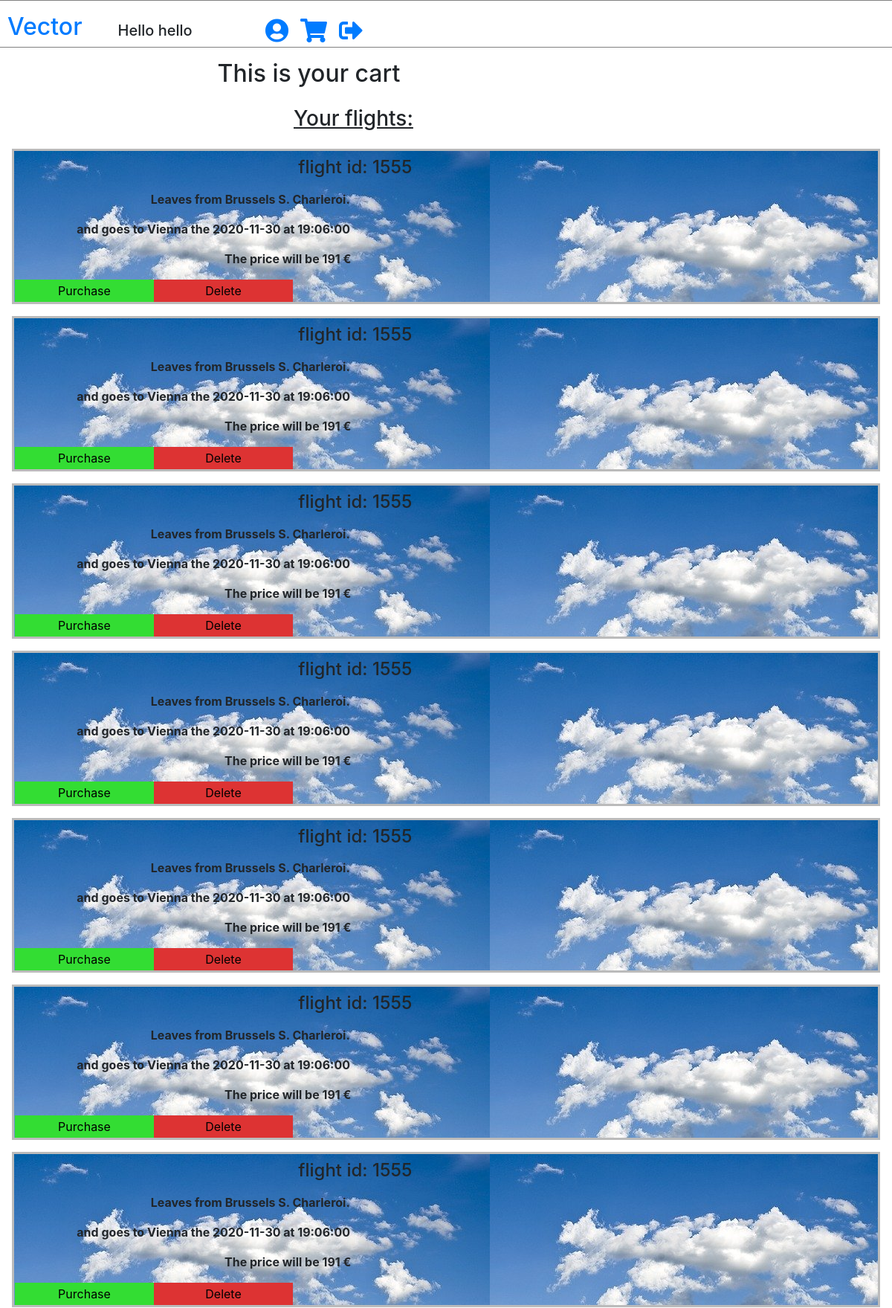
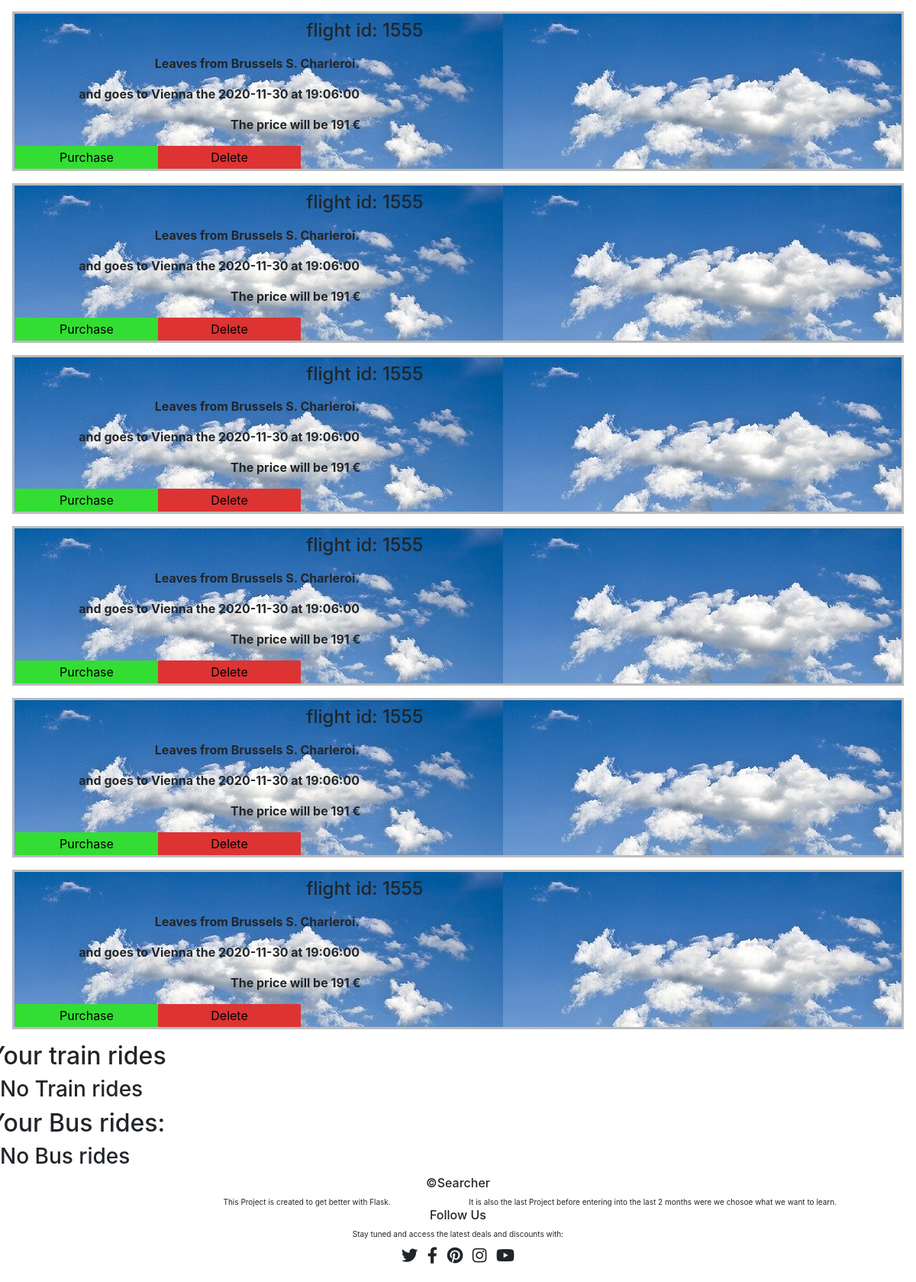
/cart (signed in), run on an earlier commit of the app's database (2 pictures, top to bottom).
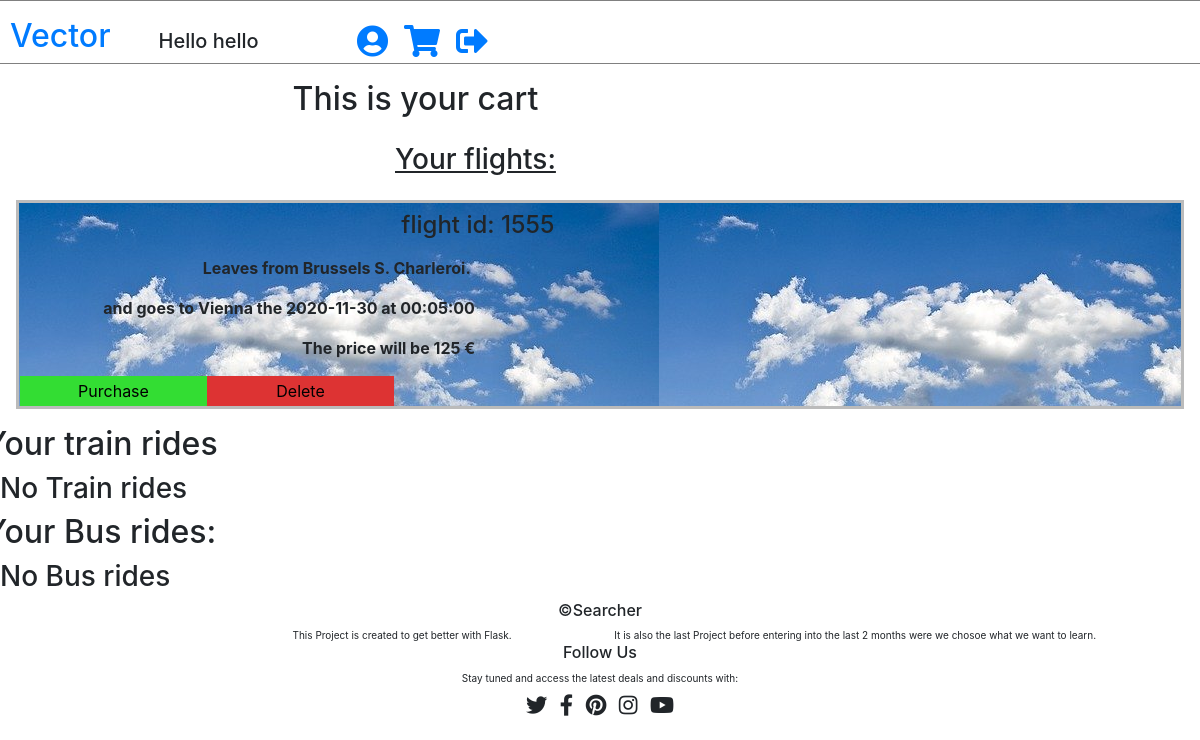
And on a later commit of the database.
### app.py (models this page shows, shortened)
class flights(db.Model):
    _id = db.Column('id', db.Integer, primary_key = True)
    user_id = db.Column('user_id', db.Integer)
    carrier_id = db.Column('carrier_id', db.Integer)
    price = db.Column('price', db.Integer)
    symbol = db.Column('symbol', db.String(1))
    departure_airport = db.Column('departure_airport', db.String(100))
    destination_airport = db.Column('destination_airport', db.String(100))
    date = db.Column('date', db.String(50))
    time = db.Column('time', db.String(50))

### app.py (the view)
@app.route('/cart')
def cart():
    if 'id' in session:
        return render_template('cart.html', flights = flights.query.filter_by(user_id = session['id']).all(), navbarname = f"Hello {session['firstname']}")
    else:
        flash('You need to sign in first', 'error')
        return redirect(url_for('signin'))

### templates/cart.html (shortened to what this page needs)
{% extends 'base.html' %}
{% block content %}
<div class="row my-3">
    <div class="col-xs-8 offset-3 mr-n3">
        <h2>This is your cart</h2>
    </div>
</div>
<div class="row">
    <div class="col-xs-6 offset-4 mb-2">
        <h3 style="text-decoration: underline;">Your flights:</h3>
    </div>
</div>
{% if flights %}
    {% for flight in flights %}
        <div class="ticket_container mt-2 mb-3 mx-3">
            <div class="row my-2">
                <div class="col-xs-6 offset-4">
                    <h4>flight id: {{ flight.carrier_id }}</h4>
                </div>
            </div>
            <div class="row">
                <div class="col-xs-8 offset-2">
                    <p class="ticket_text">Leaves from {{ flight.departure_airport }}.</p>
                </div>
            </div>
            <div class="row">
                <div class="col-xs-10 offset-1">
                    <p class="ticket_text">and goes to {{ flight.destination_airport }} the {{ flight.date }} at {{ flight.time }}</p>
                </div>
            </div>
            <div class="row">
                <div class="col-xs-6 offset-3">
                    <p class="ticket_text">The price will be {{ flight.price }} {{ flight.symbol }} </p>
                </div>
            </div>
            <div class="row">
                <div class="col-xs-5 ml-3 purchase">
                    <a href="/troll">
                        <button class="purchase">Purchase</button>
                    </a>
                </div>
                <div class="col-xs-5 delete">
                    <a href="http://127.0.0.1:5000/delete_ticket?carrier_id={{ flight.carrier_id }}">
                        <button class="delete">Delete</button>
                    </a>
                </div>
            </div>
        </div>
    {% endfor %}
{% else %}
    <h4>No flights</h4>
{% endif %}
<div class="row">
    <h2>Your train rides</h2>
</div>
{% if trains %}
    {% for train in trains %}
    <div class="row">
        <h3>Trains</h3>
    </div>
    {% endfor %}
{% else %}
    <h3>No Train rides</h3>
{% endif %}
<div class="row">
    <h2>Your Bus rides:</h2>
</div>
{% if buses %}
    {% for bus in buses %}
    <div class="row">
        <h3>Bus</h3>
    </div>
    {% endfor %}
{% else %}
    <h3>No Bus rides</h3>
{% endif %}
{% endblock %}

### templates/base.html (shortened to what this page needs)
<!DOCTYPE html>
<html lang="en">
<head>
    <link rel="stylesheet" href="https://pro.fontawesome.com/releases/v5.10.0/css/all.css"/>
    <link rel="stylesheet" href="https://maxcdn.bootstrapcdn.com/bootstrap/4.5.2/css/bootstrap.min.css">
    <link rel="stylesheet" type='text/css' href="{{ url_for('static', filename='style/style.css')}}">
</head>
<body>
        <div class="row" id="navbar_row" style="border: 1px solid gray;">
            <div class="col-xs-3 pl-4 pt-3 mr-4">
                <a href="/" style="text-decoration: None;">
                    <h2 class="animated_color">Vector</h2>
                </a>
            </div>
            <div class="col-xs-1 mt-4 pl-4 mr-n1 pt-1">
                <h5>{{ navbarname }}</h5>
            </div>
            <div class="col-xs-1 offset-1 mt-4 pr-2">
                <a href="/change_profile">
                    <i class="fas fa-user-circle fa-2x"></i>
                </a>
            </div>
            <div class="col-xs-1 mt-4 px-2">
                <a href="/cart">
                    <i class="fas fa-shopping-cart fa-2x"></i>
                </a>
            </div>
            <div class="col-xs-1 mt-4 pl-2">
                <a href="/logout">
                    <i class="fas fa-sign-out-alt fa-2x"></i>
                </a>
            </div>
        </div>
{% block content %}{% endblock %}
  <div class="row justify-content-center">
    <div class="col-xs-4">
        <h6>&copy;Searcher</h6>
    </div>
</div>
<div class="row">
    <div class="col-xs-6 offset-3">
        <p style="font-size: x-small;">This Project is created to get better with Flask.</p>
    </div>
    <div class="col-xs-11 offset-1">
        <p style="font-size: x-small;">It is also the last Project before entering into the last 2 months were we chosoe what we want to learn.</p>
    </div>
</div>
<div class="row justify-content-center mt-n3">
    <div class="col-xs-4">
        <h6>Follow Us</h6>
    </div>
</div>
<div class="row justify-content-center">
    <div class="col-xs-6">
        <p style="font-size: x-small;">Stay tuned and access the latest deals and discounts with:</p>
    </div>
</div>
<div class="row justify-content-center mb-4">
    <div class="col-xs-6 mt-n2">
        <i class="fab fa-twitter fa-lg px-1"></i>
        <i class="fab fa-facebook-f fa-lg px-1"></i>
        <i class="fab fa-pinterest fa-lg px-1"></i>
        <i class="fab fa-instagram fa-lg px-1"></i>
        <i class="fab fa-youtube fa-lg px-1"></i>
    </div>
</div>
</body>
</html>

### static/style/style.css (style rules this page uses)
.ticket_text { font-weight: 700; }
.ticket_container { background: url('../images/ticket.jpg'); border: solid 3px #bbb; }
.purchase { background-color: #3d3; border: none; width: 187px; height: 30px; }
.delete { background-color: #d33; border: none; width: 187px; height: 30px; }

What changed in the data, as far as the page shows it:
removed flights: carrier_id "1555", departure_airport "Brussels S. Charleroi", destination_airport "Vienna", date "2020-11-30", time "19:06:00", price "191", symbol "€"
removed flights: carrier_id "1555", departure_airport "Brussels S. Charleroi", destination_airport "Vienna", date "2020-11-30", time "19:06:00", price "191", symbol "€"
removed flights: carrier_id "1555", departure_airport "Brussels S. Charleroi", destination_airport "Vienna", date "2020-11-30", time "19:06:00", price "191", symbol "€"
removed flights: carrier_id "1555", departure_airport "Brussels S. Charleroi", destination_airport "Vienna", date "2020-11-30", time "19:06:00", price "191", symbol "€"
removed flights: carrier_id "1555", departure_airport "Brussels S. Charleroi", destination_airport "Vienna", date "2020-11-30", time "19:06:00", price "191", symbol "€"
removed flights: carrier_id "1555", departure_airport "Brussels S. Charleroi", destination_airport "Vienna", date "2020-11-30", time "19:06:00", price "191", symbol "€"
removed flights: carrier_id "1555", departure_airport "Brussels S. Charleroi", destination_airport "Vienna", date "2020-11-30", time "19:06:00", price "191", symbol "€"
removed flights: carrier_id "1555", departure_airport "Brussels S. Charleroi", destination_airport "Vienna", date "2020-11-30", time "19:06:00", price "191", symbol "€"
removed flights: carrier_id "1555", departure_airport "Brussels S. Charleroi", destination_airport "Vienna", date "2020-11-30", time "19:06:00", price "191", symbol "€"
removed flights: carrier_id "1555", departure_airport "Brussels S. Charleroi", destination_airport "Vienna", date "2020-11-30", time "19:06:00", price "191", symbol "€"
removed flights: carrier_id "1555", departure_airport "Brussels S. Charleroi", destination_airport "Vienna", date "2020-11-30", time "19:06:00", price "191", symbol "€"
removed flights: carrier_id "1555", departure_airport "Brussels S. Charleroi", destination_airport "Vienna", date "2020-11-30", time "19:06:00", price "191", symbol "€"
changed flights "Brussels S. Charleroi": time "19:06:00" → "00:05:00"; price "191" → "125"
